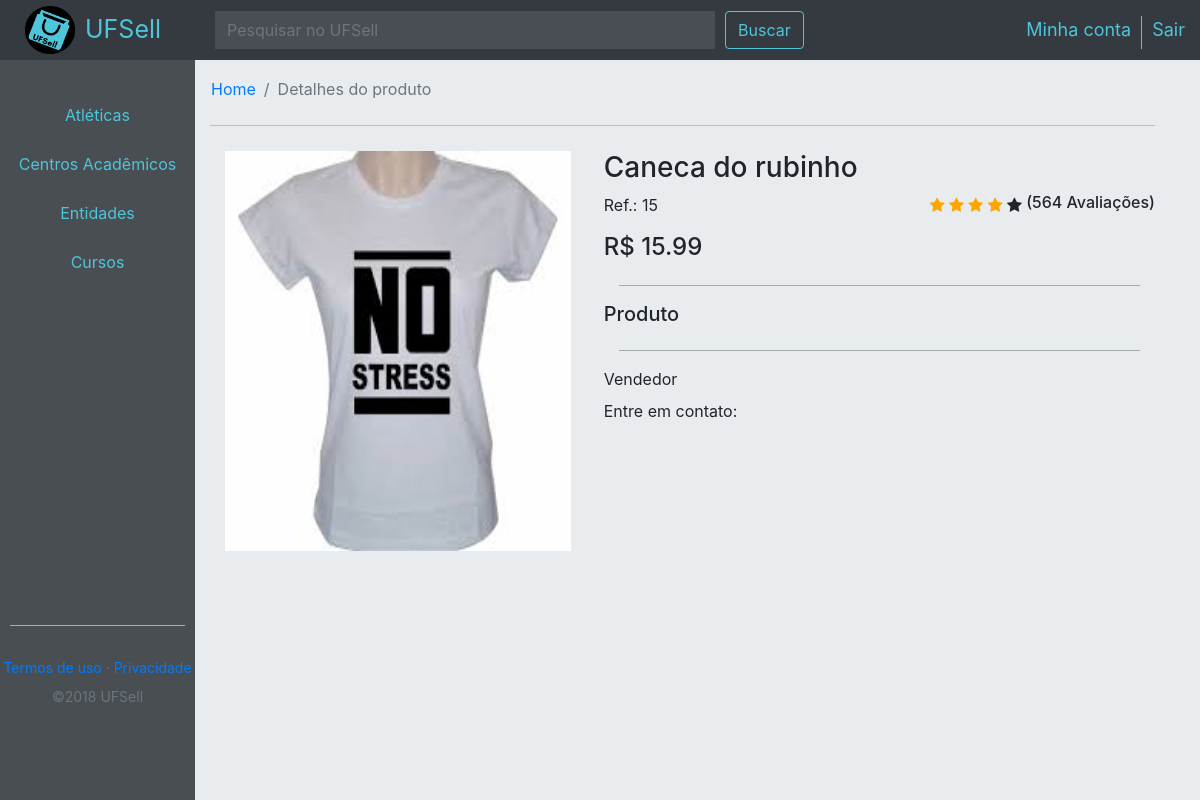
Screenshot of /produto.php?id_prod=15 (signed in) with the database file from the repository.
### tables this page shows
CREATE TABLE IF NOT EXISTS `prod` (
  `id` int(11) NOT NULL,
  `id_org` int(11) NOT NULL,
  `nome` varchar(50) NOT NULL,
  `descr` varchar(500) NOT NULL,
  `preco` float NOT NULL,
  `img` varchar(150) NOT NULL,
  `qt_votos` int(11) NOT NULL,
  `aval` float NOT NULL
);

### produto.php (the view, shortened to what this page needs)
<?php
include('connection/connection.php');
$script = "SELECT *
FROM prod
WHERE id='".$_GET['id_prod']."';";
$result = $conn->query($script);
$prod = $result->fetch_object();
?>
<!DOCTYPE html>
<html lang="pt-br">
    <head>
        <link rel="stylesheet" href="https://stackpath.bootstrapcdn.com/bootstrap/4.1.3/css/bootstrap.min.css">
        <link rel="stylesheet" href="https://cdnjs.cloudflare.com/ajax/libs/font-awesome/4.7.0/css/font-awesome.min.css">
        <link type="text/css"  rel="stylesheet" href="./css/comprador.css">
    </head>
    <body>
        <nav class="navbar navbar-dark bg-dark flex-md-nowrap p-0">
            <div class="flexCustom d-flex justify-content-start">
                <div class="col-2 col-xl-2 col-lg-2 col-md-2">
                    <div class="d-flex flex-row">
                        <a href="./home.php?sel=1"><img id="navLogo" src="img/UFSell.png" alt="logo"></a>
                        <span class="spanUfs align-self-center">UFSell</span>
                    </div>
                </div>
                <div class="col-10 col-xl-10 col-lg-10 col-md-10">
                    <div class="d-flex flex-row justify-content-between">
                        <div class="d-flex justify-content-start">
                            <form action="./busca.php" method="get" id="formBusca">
								<input id="inputNav" class="form-control form-control-dark" name="busca" placeholder="Pesquisar no UFSell" type="text" aria-label="Search">
							</form>
							<button class="btn btn-outline-light" form="formBusca" type="submit">Buscar</button>
                        </div>
                        <div class="d-flex justify-content-end" style="margin-top: 15px;">
                            <div id="nav-itemP" class="nav-item">
                                <a href="./conta.php">Minha conta</a>
                            </div>
                            <div class="nav-item">
                                <a class="" href="./sair.php">Sair</a>
                            </div>
                        </div>
                    </div>
                </div>
            </div>
        </nav>
		<div id="defCol" class="col-12 col-xl-12 col-lg-12 col-md-12">
                <div id="defRow" class="row">
                    <div id="menu" class="col-2 col-xl-2 col-lg-2 col-md-2">
						<div class="divWrap">
							<div id="btn-itemP" class="menuT">
								<button class="btn btn-light" data-toggle="collapse" data-target=".multi-collapse1" aria-expanded="true" aria-controls="at1 at2 at3 at4 at5 at6">Atléticas</button>
							</div>
							<div class="menuT">
								<button class="btn btn-light" data-toggle="collapse" data-target=".multi-collapse2" aria-expanded="true" aria-controls="ca1 ca2 ca3 ca4 ca5 ca6 ca7">Centros Acadêmicos</button>
							</div>
							<div class="menuT">
								<button class="btn btn-light" data-toggle="collapse" data-target=".multi-collapse3" aria-expanded="true" aria-controls="en1 en2 en3">Entidades</button>
							</div>
							<div class="menuT">
								<button class="btn btn-light" data-toggle="collapse" data-target=".multi-collapse4" aria-expanded="true" aria-controls="c1 c2 c3 c4 c5 c6 c7 c8 c9 c10 c11 c12">Cursos</button>
							</div>
						</div>
						<div class="hrFooter">
							<hr>
						</div>
						<div class="footer">
							<div class="row">
								<a href="#">Termos de uso</a>
								<label style="color: #6c706e;">&nbsp&middot&nbsp</label>
								<a href="#">Privacidade</a>
							</div>
							<div class="row" style="margin-bottom: 30px;">
								<span id="foot" class="text-muted">©2018 UFSell</span>
							</div>
						</div>
                    </div>
                    <div id="conteudo" class="col-10 col-xl-10 col-lg-10 col-md-10">
						<nav aria-label="breadcrumb" style="margin-top:5px; margin-left:-15px;">
							<ol class="breadcrumb">
								<li class="breadcrumb-item"><a href="./home.php?sel=1">Home</a></li>
								<li class="breadcrumb-item active" aria-current="page">Detalhes do produto</li>
							</ol>
						</nav>
						<div class="colD">
							<div class="col-12 col-xl-12 col-lg-12 col-md-12" style="margin-top: 25px;">
								<div class="row">
									<div class="col-5 col-xl-5 col-lg-5 col-md-5">
										<img class="imgProd" src="img/<?php echo $prod->img; ?>">
									</div>
									<div class="col-7 col-xl-7 col-lg-7 col-md-7">
										<div class="row">
											<h3><?php echo $prod->nome; ?></h3>
										</div>
										<div class="row justify-content-between">
												<div class="obj1">
													Ref.:&nbsp<?php echo $prod->id; ?>
												</div>
												<div class="row">
													<ul class="rating ratingCustom">
														<span class="fa fa-star checked"></span>
														<span class="fa fa-star checked"></span>
														<span class="fa fa-star checked"></span>
														<span class="fa fa-star checked"></span>
														<span class="fa fa-star"></span>
													</ul>
													<h6 class="avalCard" style="margin-right:15px;">&nbsp(<?php echo $prod->qt_votos; ?> Avaliações)</h6>
												</div>
										</div>
										<div class="row">
											<h4>R$&nbsp<?php echo $prod->preco; ?></h4>
										</div>
										<hr class="hrProd">
										<div class="row">
											<h5>Produto&nbsp<?php echo $org; ?></h5>
										</div>
										<hr class="hrProd">
										<div class="row">
											<label>Vendedor&nbsp<?php echo  $vend; ?></label>
										</div>
										<div class="row">
											<label>Entre em contato:&nbsp <?php echo $tel; ?></label>
										</div>
									</div>
								</div>
							</div>
						</div>
					</div>
				</div>
			</div>
    </body>
</html>

### css/comprador.css (style rules this page uses)
html, body { position: relative; height: 100%; }
body { height: 100%; width: 100%; background-color:#e9ecef; }
nav { width: 100%; height: 60px; }
#navLogo { margin-top: 5px; margin-bottom: 5px; margin-left: 10px; margin-right: 10px; width: 50px; }
.flexCustom { width: 100%; }
#inputNav { margin-top: 10px; width: 500px; }
.nav-item { font-size: 18px; margin-left: 10px; }
#nav-itemP { padding-right: 10px; border-right: 1px solid; border-color: #4dc5da; }
.nav-item > a { color: #4dc5da; text-decoration: none; }
.spanUfs { color:#4dc5da; font-size: 25px; }
.btn-outline-light { margin-left: 10px; margin-top: 10px; height: 38px; color: #4dc5da; border-color: #4dc5da; }
.navbar .form-control { border-width: 0; border-radius: 0; }
.form-control-dark { color: #fff; background-color: rgba(255, 255, 255, .1); border-color: rgba(255, 255, 255, .1); }
#defCol { width: 100%; height: calc(100% - 60px); }
#defRow { width: 100%; height: 100%; }
.btn-light { background-color: #494e53; color: #4dc5da; padding-top: 12.5px; padding-bottom: 12.5px; border: none; border-radius: 0; width: 100%; }
#btn-itemP { margin-top: 30px; }
hr { width: 90%; background-color: #b9c0bd; }
.footer { width: 100%; }
.footer > .row { margin: 0px; font-size: 14px; display: flex; justify-content: center; }
#conteudo { background-color:#e9ecef; }
.colD { display: block; -webkit-hyphens: auto; -moz-hyphens: auto; -ms-hyphens: auto; hyphens: auto; width: 100%; border-top: 1px solid #000000; border-color: #b9c0bd; }
.checked { color: orange; }
#menu { padding: 0px; background-color: #494e53 !important; display: flex; flex-direction: column; height: 100%; width: 100%; z-index: 100; }
.divWrap { display: flex; flex-direction: column; flex: 1 0 auto; background-color: #494e53; }
.hrFooter { padding-top: 15px; padding-bottom: 15px; background-color: #494e53; }
.footer { display: flex; flex-direction: column; height: 143px; width: 100%; flex-shrink: 0; background-color: #494e53; }
.rating { padding-left: 15px; }
.ratingCustom { padding-left: 0px; }
.imgProd { width: 95%; height: 400px; }
.hrProd { width: 100%; }

### rows the page displays
prod: img (picture), nome "Caneca do rubinho", id "15", qt_votos "564", preco "15.99"
